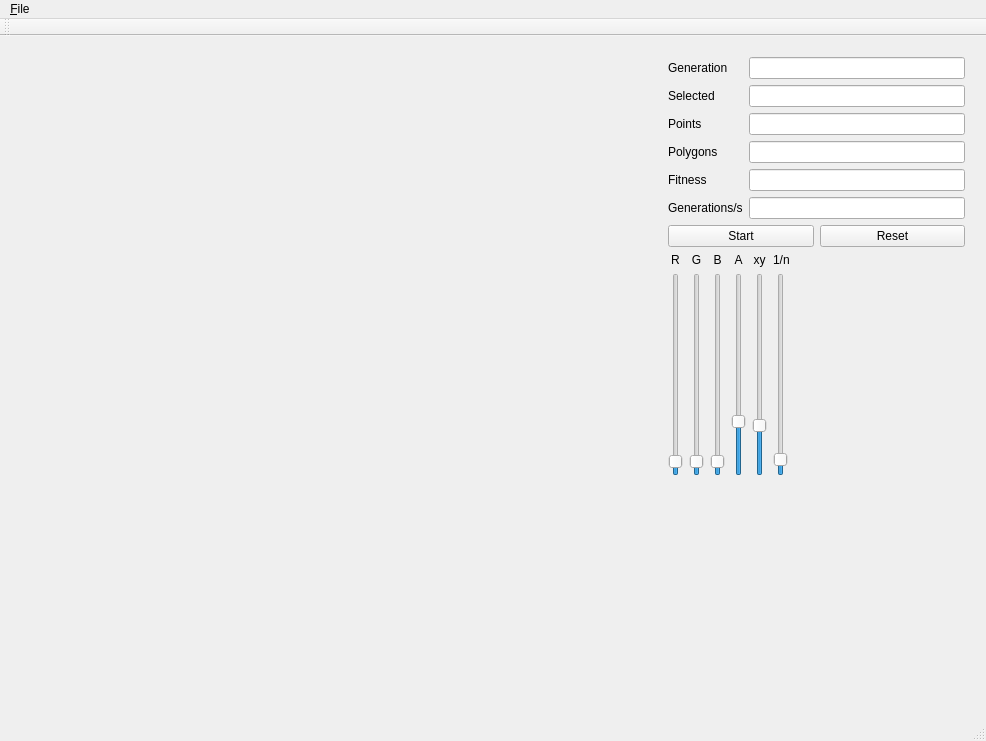
<?xml version="1.0" encoding="UTF-8"?>
<ui version="4.0">
 <class>MainWindow</class>
 <widget class="QMainWindow" name="MainWindow">
  <property name="geometry">
   <rect>
    <x>0</x>
    <y>0</y>
    <width>986</width>
    <height>741</height>
   </rect>
  </property>
  <property name="windowTitle">
   <string>MainWindow</string>
  </property>
  <widget class="QWidget" name="centralWidget">
   <layout class="QGridLayout" name="gridLayout">
    <item row="0" column="0">
     <layout class="QHBoxLayout" name="horizontalLayout">
      <property name="spacing">
       <number>6</number>
      </property>
      <item>
       <widget class="QWidget" name="widget1" native="true">
        <property name="sizePolicy">
         <sizepolicy hsizetype="MinimumExpanding" vsizetype="Preferred">
          <horstretch>0</horstretch>
          <verstretch>0</verstretch>
         </sizepolicy>
        </property>
       </widget>
      </item>
      <item>
       <widget class="QWidget" name="widget2" native="true">
        <property name="sizePolicy">
         <sizepolicy hsizetype="MinimumExpanding" vsizetype="Preferred">
          <horstretch>0</horstretch>
          <verstretch>0</verstretch>
         </sizepolicy>
        </property>
       </widget>
      </item>
      <item>
       <layout class="QVBoxLayout" name="verticalLayout" stretch="0,0,0,0">
        <property name="margin">
         <number>10</number>
        </property>
        <item>
         <layout class="QFormLayout" name="formLayout">
          <property name="fieldGrowthPolicy">
           <enum>QFormLayout::AllNonFixedFieldsGrow</enum>
          </property>
          <item row="0" column="1">
           <widget class="QLineEdit" name="generationLineEdit">
            <property name="cursor">
             <cursorShape>ArrowCursor</cursorShape>
            </property>
            <property name="readOnly">
             <bool>true</bool>
            </property>
           </widget>
          </item>
          <item row="1" column="0">
           <widget class="QLabel" name="label_2">
            <property name="text">
             <string>Selected</string>
            </property>
           </widget>
          </item>
          <item row="1" column="1">
           <widget class="QLineEdit" name="selectedLineEdit">
            <property name="cursor">
             <cursorShape>ArrowCursor</cursorShape>
            </property>
            <property name="readOnly">
             <bool>true</bool>
            </property>
           </widget>
          </item>
          <item row="2" column="0">
           <widget class="QLabel" name="label_3">
            <property name="text">
             <string>Points</string>
            </property>
           </widget>
          </item>
          <item row="2" column="1">
           <widget class="QLineEdit" name="pointsLineEdit">
            <property name="cursor">
             <cursorShape>ArrowCursor</cursorShape>
            </property>
            <property name="readOnly">
             <bool>true</bool>
            </property>
           </widget>
          </item>
          <item row="3" column="0">
           <widget class="QLabel" name="label_4">
            <property name="text">
             <string>Polygons</string>
            </property>
           </widget>
          </item>
          <item row="3" column="1">
           <widget class="QLineEdit" name="polygonsLineEdit">
            <property name="cursor">
             <cursorShape>ArrowCursor</cursorShape>
            </property>
            <property name="readOnly">
             <bool>true</bool>
            </property>
           </widget>
          </item>
          <item row="4" column="0">
           <widget class="QLabel" name="label_5">
            <property name="text">
             <string>Fitness</string>
            </property>
           </widget>
          </item>
          <item row="4" column="1">
           <widget class="QLineEdit" name="fitnessLineEdit">
            <property name="cursor">
             <cursorShape>ArrowCursor</cursorShape>
            </property>
            <property name="readOnly">
             <bool>true</bool>
            </property>
           </widget>
          </item>
          <item row="0" column="0">
           <widget class="QLabel" name="label">
            <property name="text">
             <string>Generation</string>
            </property>
           </widget>
          </item>
          <item row="5" column="1">
           <widget class="QLineEdit" name="gensSLineEdit"/>
          </item>
          <item row="5" column="0">
           <widget class="QLabel" name="label_12">
            <property name="text">
             <string>Generations/s</string>
            </property>
           </widget>
          </item>
         </layout>
        </item>
        <item>
         <layout class="QHBoxLayout" name="horizontalLayout_2">
          <property name="margin">
           <number>0</number>
          </property>
          <item>
           <widget class="QPushButton" name="startStopPushButton">
            <property name="text">
             <string>Start</string>
            </property>
           </widget>
          </item>
          <item>
           <widget class="QPushButton" name="resetPushButton">
            <property name="text">
             <string>Reset</string>
            </property>
           </widget>
          </item>
         </layout>
        </item>
        <item>
         <layout class="QGridLayout" name="gridLayout_2" rowstretch="0,0">
          <property name="margin">
           <number>0</number>
          </property>
          <item row="0" column="3">
           <widget class="QLabel" name="label_8">
            <property name="text">
             <string>B</string>
            </property>
            <property name="alignment">
             <set>Qt::AlignCenter</set>
            </property>
           </widget>
          </item>
          <item row="0" column="1">
           <widget class="QLabel" name="label_6">
            <property name="text">
             <string>R</string>
            </property>
            <property name="alignment">
             <set>Qt::AlignCenter</set>
            </property>
           </widget>
          </item>
          <item row="1" column="7">
           <spacer name="horizontalSpacer">
            <property name="orientation">
             <enum>Qt::Horizontal</enum>
            </property>
            <property name="sizeHint" stdset="0">
             <size>
              <width>40</width>
              <height>20</height>
             </size>
            </property>
           </spacer>
          </item>
          <item row="0" column="2">
           <widget class="QLabel" name="label_7">
            <property name="text">
             <string>G</string>
            </property>
            <property name="alignment">
             <set>Qt::AlignCenter</set>
            </property>
           </widget>
          </item>
          <item row="1" column="2">
           <widget class="QSlider" name="greenSlider">
            <property name="minimum">
             <number>1</number>
            </property>
            <property name="maximum">
             <number>255</number>
            </property>
            <property name="value">
             <number>10</number>
            </property>
            <property name="orientation">
             <enum>Qt::Vertical</enum>
            </property>
           </widget>
          </item>
          <item row="1" column="1">
           <widget class="QSlider" name="redSlider">
            <property name="minimum">
             <number>1</number>
            </property>
            <property name="maximum">
             <number>255</number>
            </property>
            <property name="value">
             <number>10</number>
            </property>
            <property name="orientation">
             <enum>Qt::Vertical</enum>
            </property>
           </widget>
          </item>
          <item row="1" column="5">
           <widget class="QSlider" name="xySlider">
            <property name="minimum">
             <number>1</number>
            </property>
            <property name="maximum">
             <number>1000</number>
            </property>
            <property name="value">
             <number>230</number>
            </property>
            <property name="sliderPosition">
             <number>230</number>
            </property>
            <property name="orientation">
             <enum>Qt::Vertical</enum>
            </property>
           </widget>
          </item>
          <item row="0" column="5">
           <widget class="QLabel" name="label_9">
            <property name="text">
             <string>xy</string>
            </property>
            <property name="alignment">
             <set>Qt::AlignCenter</set>
            </property>
           </widget>
          </item>
          <item row="0" column="4">
           <widget class="QLabel" name="label_10">
            <property name="text">
             <string>A</string>
            </property>
            <property name="alignment">
             <set>Qt::AlignCenter</set>
            </property>
           </widget>
          </item>
          <item row="1" column="3">
           <widget class="QSlider" name="blueSlider">
            <property name="minimum">
             <number>1</number>
            </property>
            <property name="maximum">
             <number>255</number>
            </property>
            <property name="value">
             <number>10</number>
            </property>
            <property name="orientation">
             <enum>Qt::Vertical</enum>
            </property>
           </widget>
          </item>
          <item row="1" column="4">
           <widget class="QSlider" name="alphaSlider">
            <property name="minimum">
             <number>10</number>
            </property>
            <property name="maximum">
             <number>50</number>
            </property>
            <property name="value">
             <number>20</number>
            </property>
            <property name="orientation">
             <enum>Qt::Vertical</enum>
            </property>
           </widget>
          </item>
          <item row="1" column="6">
           <widget class="QSlider" name="rateSlider">
            <property name="minimum">
             <number>1</number>
            </property>
            <property name="maximum">
             <number>2000</number>
            </property>
            <property name="value">
             <number>100</number>
            </property>
            <property name="orientation">
             <enum>Qt::Vertical</enum>
            </property>
           </widget>
          </item>
          <item row="0" column="6">
           <widget class="QLabel" name="label_11">
            <property name="text">
             <string>1/n</string>
            </property>
           </widget>
          </item>
         </layout>
        </item>
        <item>
         <spacer name="verticalSpacer">
          <property name="orientation">
           <enum>Qt::Vertical</enum>
          </property>
          <property name="sizeHint" stdset="0">
           <size>
            <width>20</width>
            <height>40</height>
           </size>
          </property>
         </spacer>
        </item>
       </layout>
      </item>
     </layout>
    </item>
   </layout>
  </widget>
  <widget class="QMenuBar" name="menuBar">
   <property name="geometry">
    <rect>
     <x>0</x>
     <y>0</y>
     <width>986</width>
     <height>21</height>
    </rect>
   </property>
   <widget class="QMenu" name="menu_File">
    <property name="title">
     <string>&amp;File</string>
    </property>
    <addaction name="actionOpenOriginalImage"/>
    <addaction name="actionSaveDNA"/>
   </widget>
   <addaction name="menu_File"/>
  </widget>
  <widget class="QToolBar" name="mainToolBar">
   <attribute name="toolBarArea">
    <enum>TopToolBarArea</enum>
   </attribute>
   <attribute name="toolBarBreak">
    <bool>false</bool>
   </attribute>
  </widget>
  <widget class="QStatusBar" name="statusBar"/>
  <action name="actionOpenOriginalImage">
   <property name="text">
    <string>Open original image ...</string>
   </property>
   <property name="shortcut">
    <string>Ctrl+O</string>
   </property>
  </action>
  <action name="actionSaveDNA">
   <property name="text">
    <string>Save DNA ...</string>
   </property>
   <property name="shortcut">
    <string>Ctrl+S</string>
   </property>
  </action>
 </widget>
 <layoutdefault spacing="6" margin="11"/>
 <resources/>
 <connections/>
</ui>
